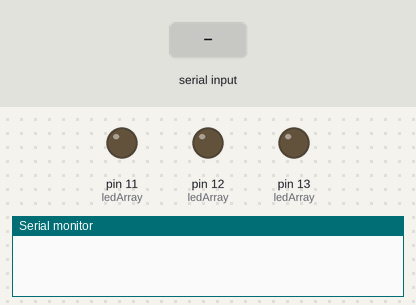
The sketch below on a simulated Arduino Uno, built with avr-gcc and run on an emulated ATmega328P. Parts: output pins drawn as LEDs (lit = HIGH), the last lines printed to the serial monitor. Inputs (shaded band) come from the test bench.

Above: at 1.2 s.
1.3 s: "temp" received over Serial
At 2.7 s:
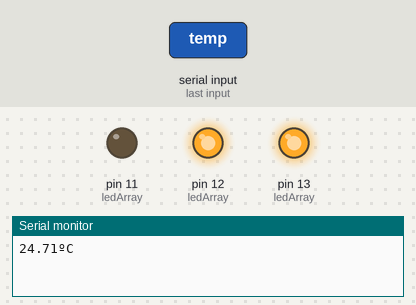
3.8 s: "color" received over Serial
At 5.8 s:
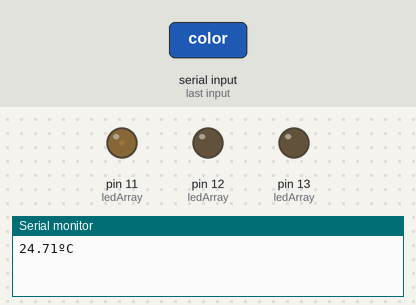
Timing chart, 0 to 7.3 s (numbered marks = the images above; inputs shaded):
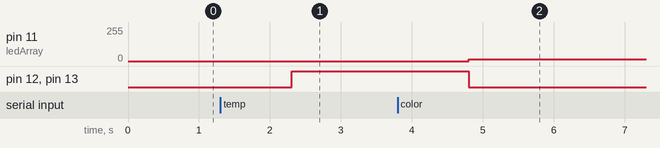

Measured:
- after the input at 1.3 s, pin 12 (ledArray), pin 13 (ledArray): LOW → HIGH after 1.0 s
- after the input at 3.8 s, pin 11 (ledArray): 0/255 → 12/255 after 1.0 s; pin 12 (ledArray), pin 13 (ledArray): HIGH → LOW after 1.0 s

The sketch:

iot_1.ino
```cpp
#include <Servo.h>
#include <string.h>
#include <stdlib.h>

#define LED_01 13 // LED_Red
#define LED_02 12 // LED_Green
#define LED_03 11 // LED_Blue

#define LED_NUM 3
unsigned int ledArray[] = { LED_01, LED_02, LED_03 } ;
// temp에 관한 변
const int TEMP = A0;

void setup() {
  Serial.begin(9600);

  for (int i = 0 ; i < LED_NUM ; i++) {
    pinMode(ledArray[i], OUTPUT) ;
  }
}

void loop() {
  String type;
  long color = 0;
  if (Serial.available()) {
    String getString = Serial.readString();

    int index1 = getString.indexOf('/');
    int index2 = getString.length();
    type = getString.substring(0, index1);
    String colorHex = getString.substring(index1 + 1, index2);  //FF0000
    String frontHex = "0x";
    colorHex = frontHex + colorHex;   // 문자 합친거: 0xff0000

    // colorHex.c_str() -> colorHex 문자배열로 변환
    color = (long)strtol(colorHex.c_str(), NULL, 16);
  }
  // type 나누는 부분
  if (type == "color") {
    setColor(color);
  } else if (type == "temp") {
    int val = analogRead(TEMP);

    float valu = val * 5000.0 / 1024.0;
    float TempDotC = (valu - 500) / 10.0;

    Serial.print(TempDotC);
    Serial.println("ºC");

    if (TempDotC < 20) {
      setColor(0x0000FF);
    } else if (20 < TempDotC && TempDotC < 22) {
      setColor(0x008080);
    } else if (22 < TempDotC && TempDotC < 24) {
      setColor(0x00FF00);
    }  else if (24 <= TempDotC && TempDotC < 26) {
      setColor(0xFFFF00);
    } else if (26 <= TempDotC && TempDotC < 28) {
      setColor(0xFFA500);
    } else {
      setColor(0xFF0000);
    }
  }
}

void setColor(long color) {
  analogWrite(ledArray[0], color >> 16);
  analogWrite(ledArray[1], color >> 8 & 0xFF);
  analogWrite(ledArray[2], color & 0xFF);
}
```
